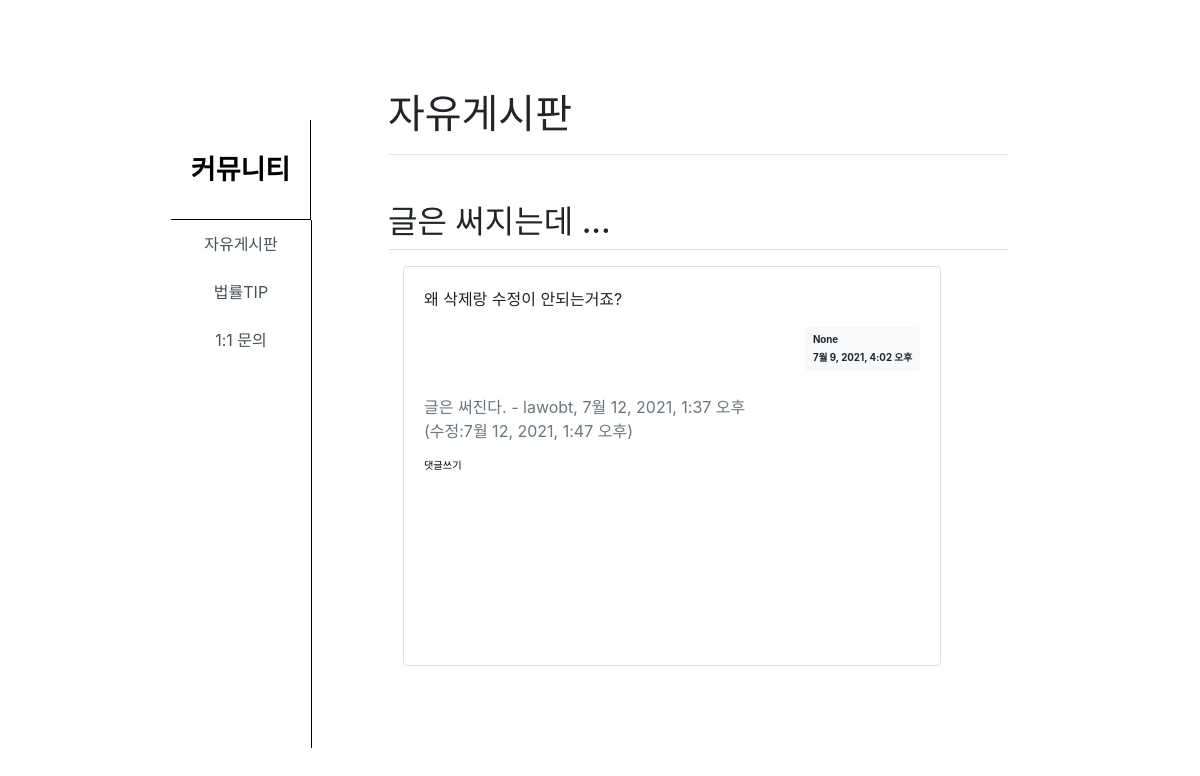
Screenshot of /free/5/ with the database file from the repository.
### free/models.py (models this page shows, shortened)
class Free(models.Model):
    writer = models.ForeignKey(settings.AUTH_USER_MODEL, on_delete=models.CASCADE, verbose_name='작성자', null=True)
    title = models.CharField(max_length=128,verbose_name='제목')
    content = models.TextField(verbose_name='내용')
    create_date = models.DateTimeField(null=True, blank=True, verbose_name='등록시간')
    modify_date = models.DateTimeField(null=True, blank=True, verbose_name='글수정일시')
    hits = models.PositiveIntegerField(verbose_name='조회수', default=0)
    class Meta:
        db_table = '자유게시판'
        verbose_name = '자유게시판'
        verbose_name_plural = '자유게시판'

class Comment(models.Model):
    writer = models.ForeignKey(settings.AUTH_USER_MODEL, on_delete=models.CASCADE, verbose_name='댓글작성자', null=True)
    title = models.ForeignKey(Free, null=True, blank=True, on_delete=models.CASCADE, verbose_name='이 댓글이 달린 게시글')
    content = models.TextField(verbose_name='댓글내용')
    create_date = models.DateTimeField(null=True, blank=True, verbose_name='댓글작성일시')
    modify_date = models.DateTimeField(null=True, blank=True, verbose_name='댓글수정일시')
    hits = models.PositiveIntegerField(verbose_name='조회수', default=0)
    class Meta:
        db_table = '자유게시판 댓글'
        verbose_name = '자유게시판 댓글'
        verbose_name_plural = '자유게시판 댓글'

### users/models.py (models this page shows)
class User(AbstractBaseUser, PermissionsMixin):
    objects = UserManager()
    user_id = models.CharField(max_length=20, verbose_name="아이디", unique=True)
    password = models.CharField(max_length=256, verbose_name="비밀번호")
    email = models.EmailField(max_length=128, verbose_name="이메일", null=True, unique=True)
    phone_number = models.IntegerField(verbose_name="핸드폰번호", null=True, unique=True)
    name = models.CharField(max_length=10, verbose_name="이름", null=True)
    level = models.CharField(choices=LEVEL_CHOICES, max_length=18, verbose_name="등급", default=3)
    department = models.CharField(choices=DEPARTMENT_CHOICES, max_length=24, verbose_name="가입유형", null=True)
    auth = models.CharField(max_length=10, verbose_name="인증번호", null=True)
    date_joined = models.DateTimeField(auto_now_add=True, verbose_name='가입일', null=True, blank=True)
    is_active = models.BooleanField(default=True)
    is_admin = models.BooleanField(default=False)
    is_staff = models.BooleanField(default=False)
    is_superuser = models.BooleanField(default=False)
    USERNAME_FIELD = 'user_id'
    REQUIRED_FIELDS = ['email']
    def __str__(self):
        return self.user_id
    class Meta:
        db_table = "회원목록"
        verbose_name = "사용자"
        verbose_name_plural = "사용자"

### free/views.py (the view)
# urls.py: path('<int:free_id>/', views.detail, name='detail'),
def detail(request, free_id):
    free = get_object_or_404(Free, pk=free_id)
    context = {'free': free}
    return render(request, 'free/free_detail.html', context)

### free/templatetags/free_filter.py (called while the page is built)
@register.filter()
def mark(value):
    extensions = ["nl2br", "fenced_code"]
    return mark_safe(markdown.markdown(value, extensions=extensions))

### templates/free/free_detail.html (shortened to what this page needs)
{% extends 'free/base.html' %}
{% load free_filter %}
{% block content %}
<div class="col-8">
  <div class="tab-content" id="nav-tabContent" style="margin-top: -20%;">
      <div class="tab-pane fade show active" id="list-home" role="tabpanel"
           aria-labelledby="list-home-list">
      <h1>자유게시판</h1>
      <hr>
    <table class="table3 table-hover text-center" style="margin-left: 5%; margin-top: 10%;">
     <br>
    <h2 class="border-bottom py-2">{{ free.title }}</h2>
    <div class="row my-3">
        <div class="col-11">
            <div class="card">
                <div class="card-body">
                    <div class="card-text">{{ free.content|mark }}</div>
                    <div class="d-flex justify-content-end">
                        <div class="badge badge-light p-2 text-left">
                            <div class="mb-2">{{ free.writer }}</div>
                            <div>{{ free.create_date }}</div>
                        </div>
                    </div>
                    {% if free.comment_set.count > 0 %}
                    <div class="mt-3">
                    {% for comment in free.comment_set.all %}
                        <div class="comment py-2 text-muted">
                            <span style="white-space: pre-line;">{{ comment.content }}</span>
                            <span>
                                - {{ comment.writer }}, {{ comment.create_date }}
                                <br>
                                {% if comment.modify_date %}
                                (수정:{{ comment.modify_date }})
                                {% endif %}
                            </span>
                        </div>
                    {% endfor %}
                    </div>
                    {% endif %}
                    <div>
                        <a href="{% url 'free:comment_create_free' free.id  %}"
                           class="small"><small>댓글쓰기</small></a>
                    </div>
                </div>
            </div>
        </div>
    </div>
    </table>
</div>
{% endblock %}

### rows the page displays
Free: title "글은 써지는데 ...", content|mark "왜 삭제랑 수정이 안되는거죠?", writer "None", create_date "7월 9, 2021, 4:02 오후"
Comment: content "글은 써진다.", writer "lawobt", create_date "7월 12, 2021, 1:37 오후", modify_date "7월 12, 2021, 1:47 오후"
